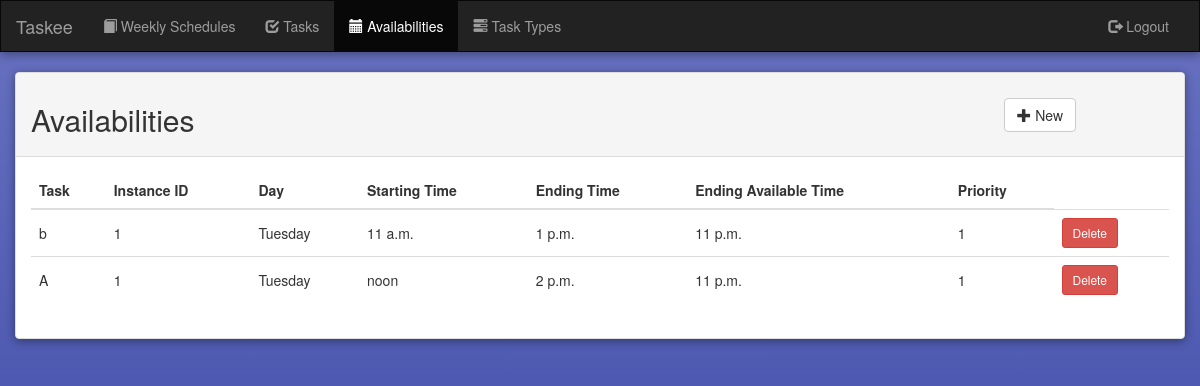
The page /availabilities/ (signed in) on the database its author committed.
### taskmanager/models.py (models this page shows, shortened)
class Availability(models.Model):
	user = models.ForeignKey(User, on_delete=models.CASCADE)
	task = models.ForeignKey(Task, on_delete=models.CASCADE, default=1)
	instanceId = models.IntegerField(default=1)
	day = models.ForeignKey(Day, on_delete=models.CASCADE, default=1)
	startingTime = models.TimeField()
	endingAvailableTime = models.TimeField()
	priority = models.IntegerField(default=1)
	used = models.BooleanField(default=False)
	totalWeight = models.IntegerField(default=1)
	@property
	def endingTime(self):
		return (datetime.combine(date.today(), self.startingTime) + WeeklySchedule.objects.filter(user=self.user, task=self.task, instanceId=self.instanceId).get().duration).time()

class Task(models.Model):
	user = models.ForeignKey(User, on_delete=models.CASCADE)
	name = models.CharField(max_length=250)
	type = models.ForeignKey(TaskTypeWeight, on_delete=models.CASCADE, default=1)
	place = models.CharField(max_length=250)
	notes = models.CharField(max_length=1000)

class Day(models.Model):
	name = models.CharField(max_length=9)
	def __str__(self): return self.name

class WeeklySchedule(models.Model):
	user = models.ForeignKey(User, on_delete=models.CASCADE)
	task = models.ForeignKey(Task, on_delete=models.CASCADE, default=1)
	instanceId = models.IntegerField(default=1)
	day = models.ForeignKey(Day, on_delete=models.CASCADE, default=1)
	startingTime = models.TimeField()
	duration = models.DurationField()
	canMove = models.BooleanField(default=False)
	valid = models.BooleanField(default=False)
	totalWeight = models.IntegerField(default=1)

### taskmanager/views.py (the view)
# urls.py: url(r'^availabilities/$', views.AvailabilitiesView.as_view(), name='availabilityView'),
class AvailabilitiesView(LoginRequiredMixin, generic.ListView):
	template_name = 'taskmanager/availabilitiesView.html'
	context_object_name = 'availability_list'
	login_url = LOGIN_URL
	def get_queryset(self):
		return Availability.objects.filter(user=self.request.user).order_by('day', 'startingTime')

### templates/taskmanager/availabilitiesView.html
{% extends 'listView.html' %}
{% block title %}Availabilities{% endblock %}
{% block availabilitiesView %}active{% endblock %}
{% block addButtonHref %}{% url 'taskmanager:availabilityAdd' %}{% endblock %}
{% block fieldNames %}
	<th>Task</th>
	<th>Instance ID</th>
	<th>Day</th>
	<th>Starting Time</th>
	<th>Ending Time</th>
	<th>Ending Available Time</th>
	<th>Priority</th>
{% endblock %}
{% block tBody %}
	{% for availability in availability_list %}
		<tr>
			<td style="vertical-align: middle;">{{ availability.task.name }}</td>
			<td style="vertical-align: middle;">{{ availability.instanceId }}</td>
			<td style="vertical-align: middle;">{{ availability.day }}</td>
			<td style="vertical-align: middle;">{{ availability.startingTime }}</td>
			<td style="vertical-align: middle;">{{ availability.endingTime }}</td>
			<td style="vertical-align: middle;">{{ availability.endingAvailableTime }}</td>
			<td style="vertical-align: middle;">{{ availability.priority }}</td>
			<td style="vertical-align: middle;">
				<a href="{% url 'taskmanager:availabilityDelete' availability.pk %}">
					<button class="btn btn-sm btn-danger">Delete</button>
				</a>
			</td>
		</tr>
	{% endfor %}
{% endblock %}

### staticfiles/css/style.css (style rules this page uses)
body { background: linear-gradient(to top, #303F9F 0%, #6972c1 100%); min-height: 100vh; }

### rows shown on the page
Availability: task.name "b", instanceId "1", day "Tuesday", startingTime "11 a.m.", endingTime "1 p.m.", endingAvailableTime "11 p.m.", priority "1"
Availability: task.name "A", instanceId "1", day "Tuesday", startingTime "noon", endingTime "2 p.m.", endingAvailableTime "11 p.m.", priority "1"
